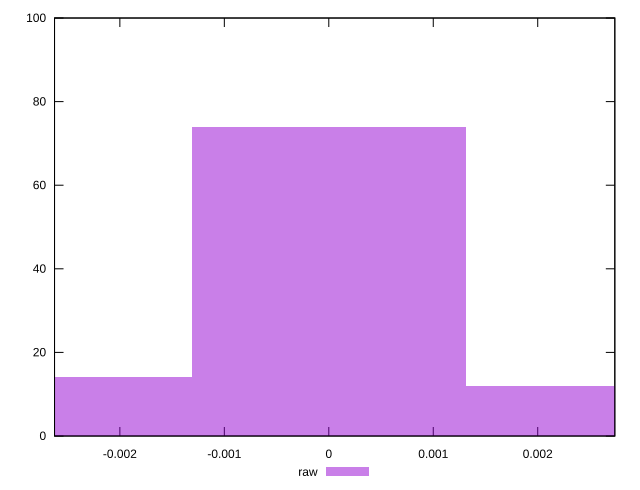

Reproduce this figure in gnuplot.
reset

$raw <<EOF
0 74
0.0026222956573094505 12
-0.0026222956573094505 14
EOF

set key outside below
set boxwidth 0.0026222956573094505
set xrange [-0.0026254126698101498:0.0027380247150075587]
set yrange [0:100]
set trange [0:100]
set style fill transparent solid 0.5 noborder
set terminal svg size 640, 490 enhanced background rgb 'white'
set output "report_00019_2021-02-10T18-14-37.922Z//meta/pScore-difference/samples/pages+cached+noadtech/raw/histogram.svg"

plot $raw title "raw" with boxes

reset
